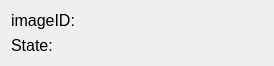
<?xml version="1.0" encoding="UTF-8"?>
<ui version="4.0">
 <class>gridLayoutWidget_2</class>
 <widget class="QWidget" name="gridLayoutWidget_2">
  <property name="geometry">
   <rect>
    <x>0</x>
    <y>0</y>
    <width>274</width>
    <height>54</height>
   </rect>
  </property>
  <layout class="QGridLayout" name="gridLayout_3">
   <item row="0" column="0">
    <widget class="QLabel" name="load_balancerIdHeader">
     <property name="font">
      <font>
       <pointsize>12</pointsize>
      </font>
     </property>
     <property name="text">
      <string>imageID:</string>
     </property>
    </widget>
   </item>
   <item row="1" column="1">
    <widget class="QLabel" name="load_balancerStateValue">
     <property name="font">
      <font>
       <pointsize>12</pointsize>
      </font>
     </property>
     <property name="text">
      <string/>
     </property>
    </widget>
   </item>
   <item row="1" column="0">
    <widget class="QLabel" name="load_balancerStateHeader">
     <property name="font">
      <font>
       <pointsize>12</pointsize>
      </font>
     </property>
     <property name="text">
      <string>State:</string>
     </property>
    </widget>
   </item>
   <item row="0" column="1">
    <widget class="QLabel" name="load_balancerIdValue">
     <property name="font">
      <font>
       <pointsize>12</pointsize>
      </font>
     </property>
     <property name="text">
      <string/>
     </property>
    </widget>
   </item>
  </layout>
 </widget>
 <resources/>
 <connections/>
</ui>
